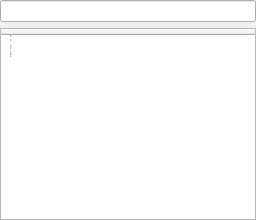
     <widget class="QDockWidget" name="dockWidget_functionList">
      <property name="sizePolicy">
       <sizepolicy hsizetype="Preferred" vsizetype="Preferred">
        <horstretch>0</horstretch>
        <verstretch>0</verstretch>
       </sizepolicy>
      </property>
      <property name="font">
       <font>
        <stylestrategy>NoAntialias</stylestrategy>
       </font>
      </property>
      <property name="styleSheet">
       <string notr="true"/>
      </property>
      <property name="features">
       <set>QDockWidget::DockWidgetClosable|QDockWidget::DockWidgetFloatable</set>
      </property>
      <property name="windowTitle">
       <string>function list</string>
      </property>
      <widget class="QWidget" name="dockWidgetContents">
       <layout class="QGridLayout" name="gridLayout_2">
        <property name="leftMargin">
         <number>0</number>
        </property>
        <property name="topMargin">
         <number>0</number>
        </property>
        <property name="rightMargin">
         <number>0</number>
        </property>
        <property name="bottomMargin">
         <number>0</number>
        </property>
        <item row="1" column="0">
         <widget class="QTreeWidget" name="treeWidget_functionList">
          <property name="font">
           <font>
            <pointsize>-1</pointsize>
            <stylestrategy>NoAntialias</stylestrategy>
           </font>
          </property>
          <property name="styleSheet">
           <string notr="true"/>
          </property>
          <property name="editTriggers">
           <set>QAbstractItemView::NoEditTriggers</set>
          </property>
          <property name="iconSize">
           <size>
            <width>20</width>
            <height>20</height>
           </size>
          </property>
          <property name="verticalScrollMode">
           <enum>QAbstractItemView::ScrollPerPixel</enum>
          </property>
          <property name="sortingEnabled">
           <bool>true</bool>
          </property>
          <column>
           <property name="text">
            <string>functions</string>
           </property>
          </column>
          <item>
           <property name="text">
            <string>var fun</string>
           </property>
           <item>
            <property name="text">
             <string>varop</string>
            </property>
           </item>
           <item>
            <property name="text">
             <string>var</string>
            </property>
           </item>
           <item>
            <property name="text">
             <string>transform</string>
            </property>
            <item>
             <property name="text">
              <string>tostr()</string>
             </property>
            </item>
            <item>
             <property name="text">
              <string>toint()</string>
             </property>
            </item>
            <item>
             <property name="text">
              <string>todb(,)</string>
             </property>
            </item>
           </item>
           <item>
            <property name="text">
             <string>table</string>
            </property>
            <item>
             <property name="text">
              <string>tunique()</string>
             </property>
            </item>
            <item>
             <property name="text">
              <string>tswap()</string>
             </property>
            </item>
            <item>
             <property name="text">
              <string>tsright()</string>
             </property>
            </item>
            <item>
             <property name="text">
              <string>tsort()</string>
             </property>
            </item>
            <item>
             <property name="text">
              <string>tsleft()</string>
             </property>
            </item>
            <item>
             <property name="text">
              <string>tshuffle()</string>
             </property>
            </item>
            <item>
             <property name="text">
              <string>trsort()</string>
             </property>
            </item>
            <item>
             <property name="text">
              <string>trotate()</string>
             </property>
            </item>
            <item>
             <property name="text">
              <string>tpopfront()</string>
             </property>
            </item>
            <item>
             <property name="text">
              <string>tpopback()</string>
             </property>
            </item>
            <item>
             <property name="text">
              <string>tpadd()</string>
             </property>
            </item>
            <item>
             <property name="text">
              <string>tmerge()</string>
             </property>
            </item>
            <item>
             <property name="text">
              <string>tjoin()</string>
             </property>
            </item>
            <item>
             <property name="text">
              <string>tfront()</string>
             </property>
            </item>
            <item>
             <property name="text">
              <string>tback()</string>
             </property>
            </item>
            <item>
             <property name="text">
              <string>tadd()</string>
             </property>
            </item>
            <item>
             <property name="text">
              <string>split()</string>
             </property>
            </item>
            <item>
             <property name="text">
              <string>mktable()</string>
             </property>
            </item>
           </item>
           <item>
            <property name="text">
             <string>string</string>
            </property>
            <item>
             <property name="text">
              <string>upper()</string>
             </property>
            </item>
            <item>
             <property name="text">
              <string>trim()</string>
             </property>
            </item>
            <item>
             <property name="text">
              <string>rexg()</string>
             </property>
            </item>
            <item>
             <property name="text">
              <string>rex()</string>
             </property>
            </item>
            <item>
             <property name="text">
              <string>replace()</string>
             </property>
            </item>
            <item>
             <property name="text">
              <string>regex()</string>
             </property>
            </item>
            <item>
             <property name="text">
              <string>mkpath()</string>
             </property>
            </item>
            <item>
             <property name="text">
              <string>lower()</string>
             </property>
            </item>
            <item>
             <property name="text">
              <string>half()</string>
             </property>
            </item>
            <item>
             <property name="text">
              <string>full()</string>
             </property>
            </item>
            <item>
             <property name="text">
              <string>format()</string>
             </property>
            </item>
            <item>
             <property name="text">
              <string>find()</string>
             </property>
            </item>
           </item>
           <item>
            <property name="text">
             <string>rnd()</string>
            </property>
           </item>
           <item>
            <property name="text">
             <string>local</string>
            </property>
           </item>
           <item>
            <property name="text">
             <string>input()</string>
            </property>
           </item>
           <item>
            <property name="text">
             <string>const</string>
            </property>
           </item>
          </item>
          <item>
           <property name="text">
            <string>typedef</string>
           </property>
          </item>
          <item>
           <property name="text">
            <string>sys fun</string>
           </property>
           <item>
            <property name="text">
             <string>timer()</string>
            </property>
           </item>
           <item>
            <property name="text">
             <string>talk</string>
            </property>
           </item>
           <item>
            <property name="text">
             <string>sleep</string>
            </property>
           </item>
           <item>
            <property name="text">
             <string>set()</string>
            </property>
           </item>
           <item>
            <property name="text">
             <string>say</string>
            </property>
           </item>
           <item>
            <property name="text">
             <string>saveset</string>
            </property>
           </item>
           <item>
            <property name="text">
             <string>print</string>
            </property>
           </item>
           <item>
            <property name="text">
             <string>msg</string>
            </property>
           </item>
           <item>
            <property name="text">
             <string>menu</string>
            </property>
           </item>
           <item>
            <property name="text">
             <string>logout</string>
            </property>
           </item>
           <item>
            <property name="text">
             <string>logback</string>
            </property>
           </item>
           <item>
            <property name="text">
             <string>loadset</string>
            </property>
           </item>
           <item>
            <property name="text">
             <string>input</string>
            </property>
           </item>
           <item>
            <property name="text">
             <string>eo</string>
            </property>
           </item>
           <item>
            <property name="text">
             <string>dofile</string>
            </property>
           </item>
           <item>
            <property name="text">
             <string>dlg</string>
            </property>
           </item>
           <item>
            <property name="text">
             <string>delch</string>
            </property>
           </item>
           <item>
            <property name="text">
             <string>createch</string>
            </property>
           </item>
           <item>
            <property name="text">
             <string>cls</string>
            </property>
           </item>
           <item>
            <property name="text">
             <string>button</string>
            </property>
           </item>
          </item>
          <item>
           <property name="text">
            <string>preview</string>
           </property>
          </item>
          <item>
           <property name="text">
            <string>op</string>
           </property>
          </item>
          <item>
           <property name="text">
            <string>move fun</string>
           </property>
           <item>
            <property name="text">
             <string>walkpos</string>
            </property>
           </item>
           <item>
            <property name="text">
             <string>w</string>
            </property>
           </item>
           <item>
            <property name="text">
             <string>movetonpc with mod</string>
            </property>
           </item>
           <item>
            <property name="text">
             <string>movetonpc</string>
            </property>
           </item>
           <item>
            <property name="text">
             <string>move</string>
            </property>
           </item>
           <item>
            <property name="text">
             <string>findpath</string>
            </property>
           </item>
           <item>
            <property name="text">
             <string>dir</string>
            </property>
           </item>
           <item>
            <property name="text">
             <string>chmap</string>
            </property>
           </item>
          </item>
          <item>
           <property name="text">
            <string>core fun</string>
           </property>
           <item>
            <property name="text">
             <string>run</string>
            </property>
           </item>
           <item>
            <property name="text">
             <string>return</string>
            </property>
           </item>
           <item>
            <property name="text">
             <string>reg</string>
            </property>
           </item>
           <item>
            <property name="text">
             <string>pause</string>
            </property>
           </item>
           <item>
            <property name="text">
             <string>label</string>
            </property>
           </item>
           <item>
            <property name="text">
             <string>jmp</string>
            </property>
           </item>
           <item>
            <property name="text">
             <string>goto</string>
            </property>
           </item>
           <item>
            <property name="text">
             <string>function</string>
            </property>
           </item>
           <item>
            <property name="text">
             <string>for</string>
            </property>
           </item>
           <item>
            <property name="text">
             <string>exit</string>
            </property>
           </item>
           <item>
            <property name="text">
             <string>end</string>
            </property>
           </item>
           <item>
            <property name="text">
             <string>dostring</string>
            </property>
           </item>
           <item>
            <property name="text">
             <string>dofile</string>
            </property>
           </item>
           <item>
            <property name="text">
             <string>continue</string>
            </property>
           </item>
           <item>
            <property name="text">
             <string>comment</string>
            </property>
           </item>
           <item>
            <property name="text">
             <string>break</string>
            </property>
           </item>
           <item>
            <property name="text">
             <string>back</string>
            </property>
           </item>
          </item>
          <item>
           <property name="text">
            <string>const</string>
           </property>
          </item>
          <item>
           <property name="text">
            <string>check fun</string>
           </property>
           <item>
            <property name="text">
             <string>successjump</string>
            </property>
            <item>
             <property name="text">
              <string>if</string>
             </property>
            </item>
            <item>
             <property name="text">
              <string>checkdaily</string>
             </property>
            </item>
           </item>
           <item>
            <property name="text">
             <string>failedjump</string>
            </property>
            <item>
             <property name="text">
              <string>waitteam</string>
             </property>
            </item>
            <item>
             <property name="text">
              <string>waitsay</string>
             </property>
            </item>
            <item>
             <property name="text">
              <string>waitpos</string>
             </property>
            </item>
            <item>
             <property name="text">
              <string>waitpet</string>
             </property>
            </item>
            <item>
             <property name="text">
              <string>waitmap</string>
             </property>
            </item>
            <item>
             <property name="text">
              <string>waititem</string>
             </property>
            </item>
            <item>
             <property name="text">
              <string>waitdlg</string>
             </property>
            </item>
           </item>
          </item>
          <item>
           <property name="text">
            <string>battle</string>
           </property>
           <item>
            <property name="text">
             <string>bwf</string>
            </property>
           </item>
           <item>
            <property name="text">
             <string>bwait</string>
            </property>
           </item>
           <item>
            <property name="text">
             <string>bw</string>
            </property>
           </item>
           <item>
            <property name="text">
             <string>bt</string>
            </property>
           </item>
           <item>
            <property name="text">
             <string>bs</string>
            </property>
           </item>
           <item>
            <property name="text">
             <string>bp</string>
            </property>
           </item>
           <item>
            <property name="text">
             <string>bn</string>
            </property>
           </item>
           <item>
            <property name="text">
             <string>bj</string>
            </property>
           </item>
           <item>
            <property name="text">
             <string>bi</string>
            </property>
           </item>
           <item>
            <property name="text">
             <string>bh</string>
            </property>
           </item>
           <item>
            <property name="text">
             <string>bend</string>
            </property>
           </item>
           <item>
            <property name="text">
             <string>be</string>
            </property>
           </item>
           <item>
            <property name="text">
             <string>bd</string>
            </property>
           </item>
          </item>
          <item>
           <property name="text">
            <string>action fun</string>
           </property>
           <item>
            <property name="text">
             <string>usemagic</string>
            </property>
           </item>
           <item>
            <property name="text">
             <string>team</string>
            </property>
            <item>
             <property name="text">
              <string>leave</string>
             </property>
            </item>
            <item>
             <property name="text">
              <string>kick</string>
             </property>
            </item>
            <item>
             <property name="text">
              <string>join</string>
             </property>
            </item>
           </item>
           <item>
            <property name="text">
             <string>skup</string>
            </property>
           </item>
           <item>
            <property name="text">
             <string>mouse</string>
            </property>
            <item>
             <property name="text">
              <string>rclick</string>
             </property>
            </item>
            <item>
             <property name="text">
              <string>ldbclick</string>
             </property>
            </item>
            <item>
             <property name="text">
              <string>lclick</string>
             </property>
            </item>
            <item>
             <property name="text">
              <string>dragto</string>
             </property>
            </item>
           </item>
           <item>
            <property name="text">
             <string>item</string>
            </property>
            <item>
             <property name="text">
              <string>useitem</string>
             </property>
            </item>
            <item>
             <property name="text">
              <string>swapitem</string>
             </property>
            </item>
            <item>
             <property name="text">
              <string>sell</string>
             </property>
            </item>
            <item>
             <property name="text">
              <string>pickup</string>
             </property>
            </item>
            <item>
             <property name="text">
              <string>make</string>
             </property>
            </item>
            <item>
             <property name="text">
              <string>mail</string>
             </property>
            </item>
            <item>
             <property name="text">
              <string>doffstone</string>
             </property>
            </item>
            <item>
             <property name="text">
              <string>doffpet</string>
             </property>
            </item>
            <item>
             <property name="text">
              <string>doffitem</string>
             </property>
            </item>
            <item>
             <property name="text">
              <string>cook</string>
             </property>
            </item>
            <item>
             <property name="text">
              <string>buy</string>
             </property>
            </item>
           </item>
           <item>
            <property name="text">
             <string>equip</string>
            </property>
            <item>
             <property name="text">
              <string>wequip</string>
             </property>
            </item>
            <item>
             <property name="text">
              <string>uequip</string>
             </property>
            </item>
            <item>
             <property name="text">
              <string>requip</string>
             </property>
            </item>
            <item>
             <property name="text">
              <string>puequip</string>
             </property>
            </item>
            <item>
             <property name="text">
              <string>pequip</string>
             </property>
            </item>
           </item>
           <item>
            <property name="text">
             <string>chpetname</string>
            </property>
           </item>
           <item>
            <property name="text">
             <string>chpet</string>
            </property>
           </item>
           <item>
            <property name="text">
             <string>chname</string>
            </property>
           </item>
           <item>
            <property name="text">
             <string>bank</string>
            </property>
            <item>
             <property name="text">
              <string>putstone</string>
             </property>
            </item>
            <item>
             <property name="text">
              <string>putitem</string>
             </property>
            </item>
            <item>
             <property name="text">
              <string>petput</string>
             </property>
            </item>
            <item>
             <property name="text">
              <string>petget</string>
             </property>
            </item>
            <item>
             <property name="text">
              <string>getstone</string>
             </property>
            </item>
            <item>
             <property name="text">
              <string>getitem</string>
             </property>
            </item>
           </item>
          </item>
         </widget>
        </item>
        <item row="0" column="0">
         <widget class="QLineEdit" name="lineEdit_searchFunction">
          <property name="font">
           <font>
            <pointsize>-1</pointsize>
            <stylestrategy>NoAntialias</stylestrategy>
           </font>
          </property>
          <property name="styleSheet">
           <string notr="true"/>
          </property>
          <property name="placeholderText">
           <string>search command</string>
          </property>
         </widget>
        </item>
       </layout>
      </widget>
     </widget>
